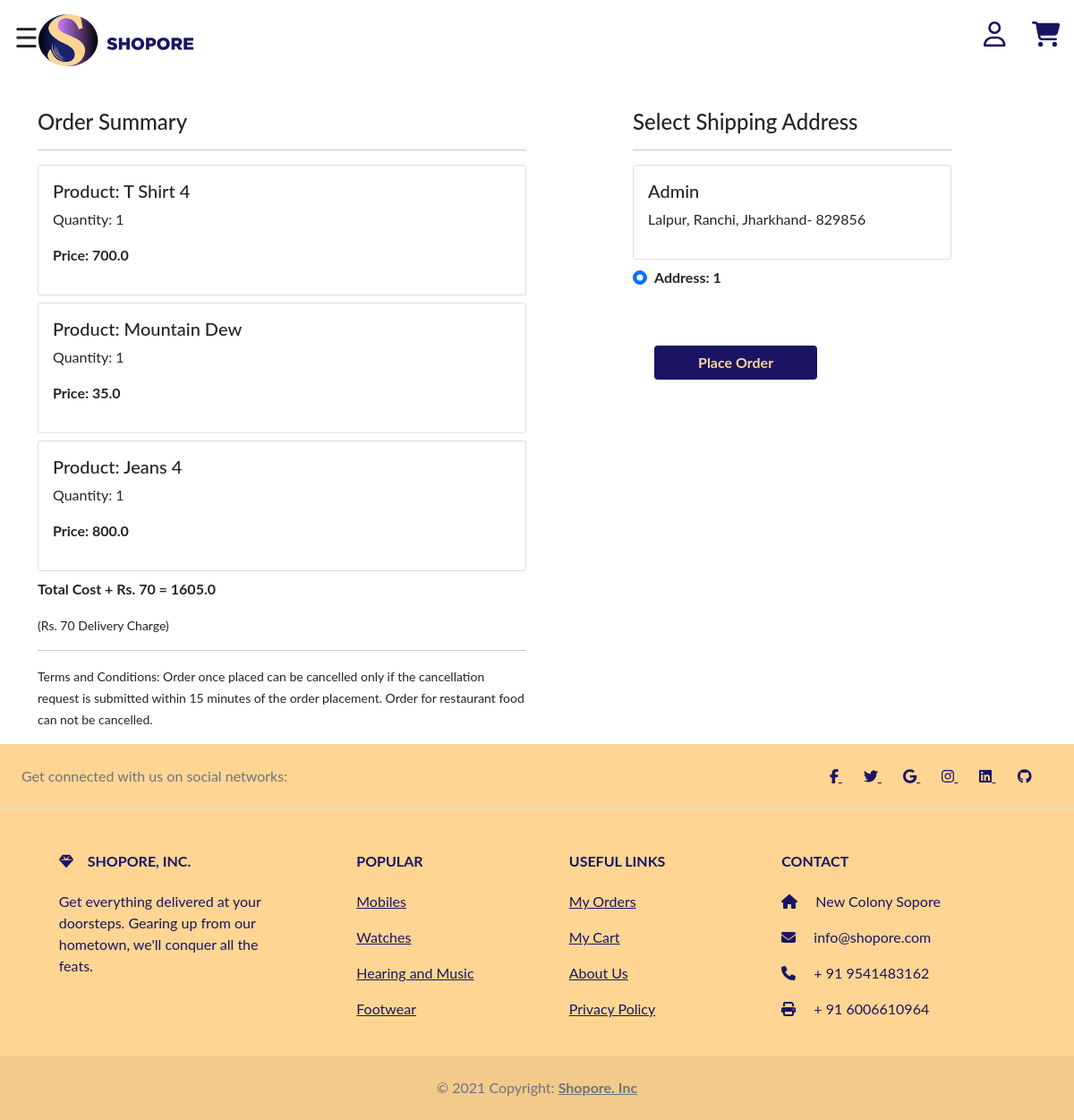
Before: /checkout/ (signed in) with the older database file.
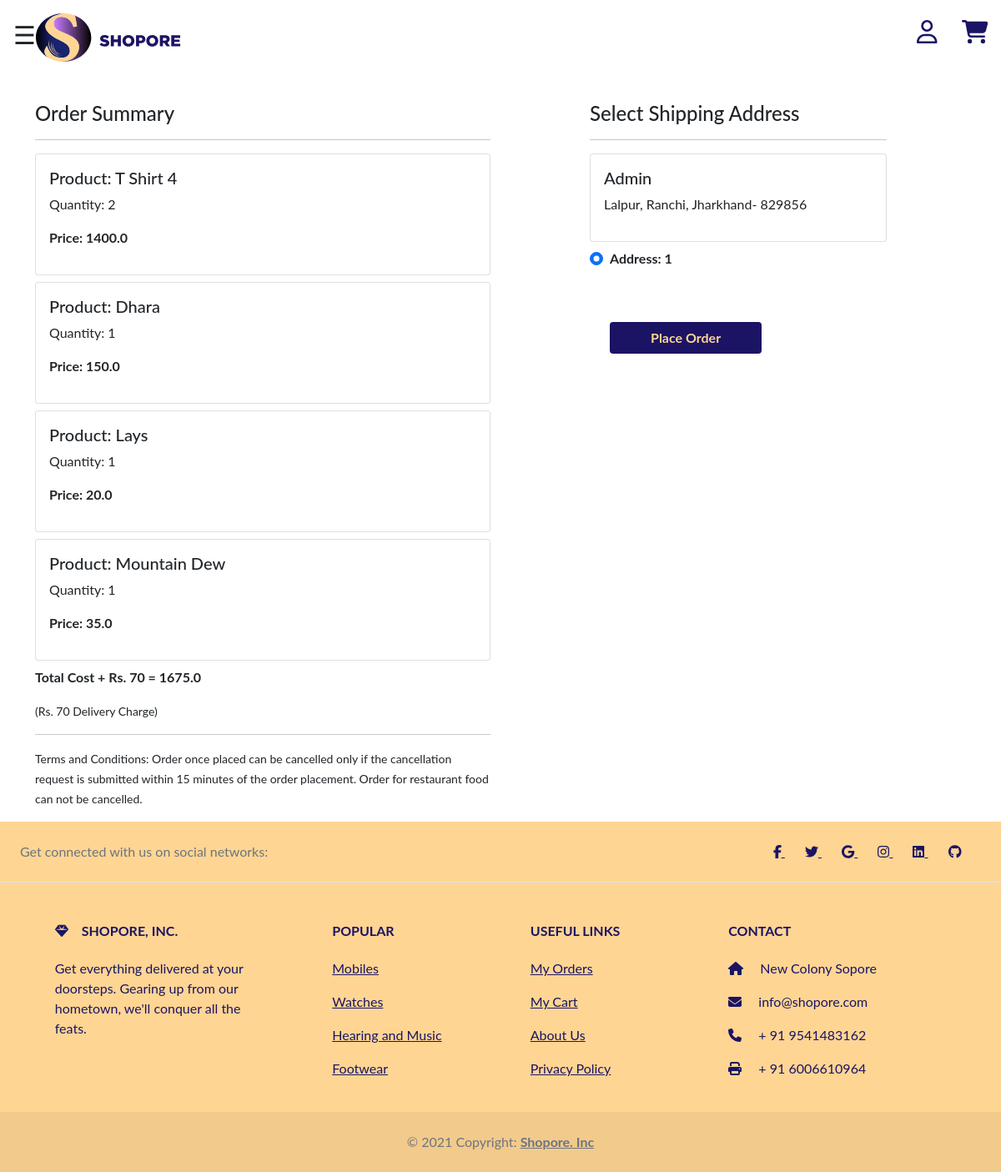
After: the same page with the newer database file.
### app/models.py (models this page shows, shortened)
class Cart(models.Model):
 user = models.ForeignKey(User, on_delete=models.CASCADE)
 product = models.ForeignKey(Product, on_delete=models.CASCADE)
 quantity = models.PositiveIntegerField(default=1)
 @property
 def total_cost(self):
   return self.quantity * self.product.discounted_price

class Product(models.Model):
 title = models.CharField(max_length=100)
 selling_price = models.FloatField()
 discounted_price = models.FloatField()
 description = models.TextField()
 brand = models.CharField(max_length=100)
 category = models.CharField( choices=CATEGORY_CHOICES, max_length=2)
 product_image = models.ImageField(upload_to='productimg')

class Customer(models.Model):
 user = models.ForeignKey(User, on_delete=models.CASCADE)
 name = models.CharField(max_length=200)
 locality = models.CharField(max_length=200)
 city = models.CharField(max_length=50)
 zipcode = models.IntegerField()
 state = models.CharField(choices=STATE_CHOICES, max_length=50)

### app/views.py (the view)
# urls.py: path('checkout/', views.checkout, name='checkout'),
@login_required
def checkout(request):
	user = request.user
	add = Customer.objects.filter(user=user)
	cart_items = Cart.objects.filter(user=request.user)
	amount = 0.0
	shipping_amount = 70.0
	totalamount=0.0
	cart_product = [p for p in Cart.objects.all() if p.user == request.user]
	if cart_product:
		for p in cart_product:
			tempamount = (p.quantity * p.product.discounted_price)
			amount += tempamount
		totalamount = amount+shipping_amount
	return render(request, 'app/checkout.html', {'add':add, 'cart_items':cart_items, 'totalcost':totalamount})

### app/templates/app/checkout.html (shortened to what this page needs)
{% extends 'app/base.html' %} {% load static %} {% block title %}Checkout{% endblock title %} {% block main-content %}
<div class="container">
    <div class="row mt-5">
        <div class="col-sm-6">
            <h4>Order Summary</h4>
            <hr> {% for item in cart_items %}
            <div class="card mb-2">
                <div class="card-body">
                    <h5>Product: {{item.product.title}}</h5>
                    <p>Quantity: {{item.quantity}}</p>
                    <p class="fw-bold">Price: {{item.total_cost}}</p>
                </div>
            </div>
            {% endfor %}
            <p class="fw-bold">Total Cost + Rs. 70 = {{totalcost}}</p>
            <small>(Rs. 70 Delivery Charge)</small>
            <hr>
            <small>Terms and Conditions: Order once placed can be cancelled only if the cancellation request is submitted within 15 minutes of the order placement. Order for restaurant food can not be cancelled.</small>
        </div>
        <div class="col-sm-4 offset-sm-1">
            <h4>Select Shipping Address</h4>
            <hr>
            <form action="/paymentdone" id="myform">
                {% for ad in add %}
                <div class="card">
                    <div class="card-body">
                        <h5>{{ad.name}}</h5>
                        <p>{{ad.locality}}, {{ad.city}}, {{ad.state}}- {{ad.zipcode}}</p>
                    </div>
                </div>
                <div class="form-check mt-2 mb-5">
                    <input class="form-check-input" type="radio" name="custid" id="custadd{{forloop.counter}}" value="{{ad.id}}" checked>
                    <label class="form-check-label fw-bold" for="custadd{{forloop.counter}}">
            Address: {{ forloop.counter }} </label>
                </div>
                {% endfor %}
                 <div class="container">
                    <button type="submit" class="btn btn-place-order-two mt-3 px-5 fw-bold">Place Order</button>
                  </div>
            </form>
        </div>
    </div>
</div>
</div>
{% endblock main-content %}

Changed rows visible on the page:
removed Cart: product "Jeans 4", quantity "1", total_cost "800.0"
changed Cart "T Shirt 4": quantity "1" → "2"; total_cost "700.0" → "1400.0"
added Cart: product "Dhara", quantity "1", total_cost "150.0"
added Cart: product "Lays", quantity "1", total_cost "20.0"
Other visible differences:
{{ totalcost }}: "1605.0" → "1675.0"
